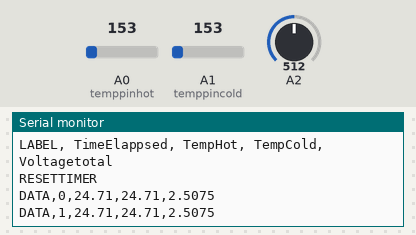
A sketch run on a simulated Arduino Uno, built with avr-gcc and run on an emulated ATmega328P. Shown: the last lines printed to the serial monitor. Inputs (shaded band) come from the test bench; at power-on: A0 (temppinhot) = 153, A1 (temppincold) = 153, A2 = 512.

Above: at 1.2 s.
1.3 s: A0 (temppinhot) set to 165
At 2.6 s:
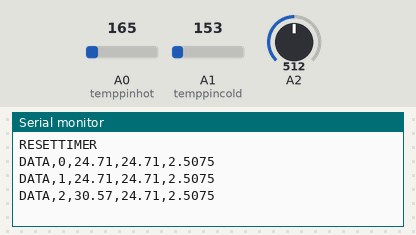
2.8 s: A1 (temppincold) set to 165
At 3.9 s:
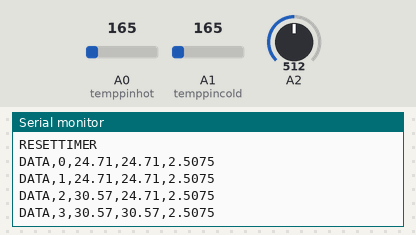
4.3 s: A2 set to 716
At 5.6 s:
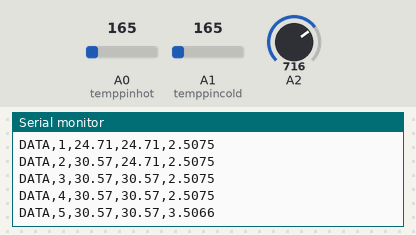
5.8 s: A0 (temppinhot) set to 175
At 6.8 s:
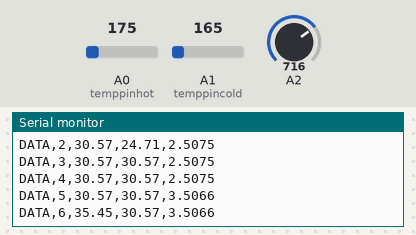
7.3 s: A1 (temppincold) set to 175
At 8.6 s:
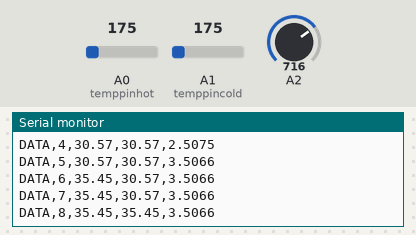
8.8 s: A2 set to 900
At 9.6 s:
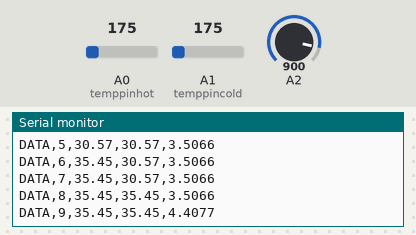
Timing chart, 0 to 11.3 s (numbered marks = the images above; inputs shaded):
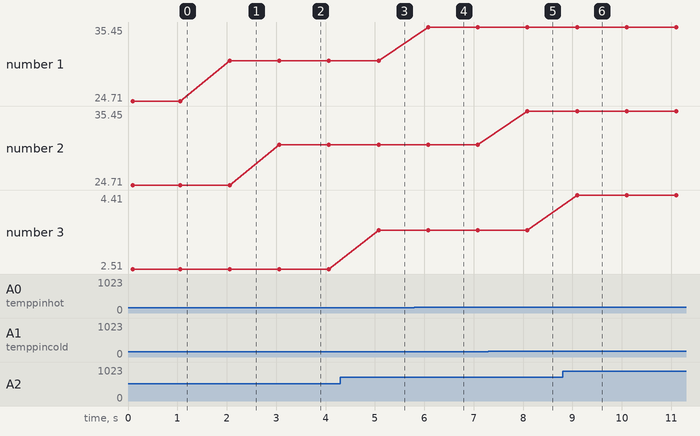

The sketch:

two__Temp__and_voltage_reading_test_Oct18_.ino
```cpp
//assigning variables
int temppinhot=0;
int temppincold=1;
//using analog pin 0


void setup() {
Serial.begin(9600);
Serial.println("CLEARSHEET");  //setup so PLX-DAQ recieves data.
Serial.println("CLEARDATA");   //aka talking to PLX-DAQ
Serial.println("LABEL, TimeElappsed, TempHot, TempCold, Voltagetotal");
Serial.println("RESETTIMER");
}

void loop() {
 Serial.print("DATA,"); //PLX-DAQ no knows that it will recieve data
unsigned long ElapsedTime=millis(); //Reads how much time has elapsed since the beggining of he experiment
ElapsedTime=ElapsedTime*0.001; //convert milliseconds to seconds
//analogReference (INTERNAL); //For the better precision, use internal reference (1.1V instead of 5V)
int temphot=analogRead(temppinhot); //Readiag data from the sensor. Stored as a 10bit number
float voltagehot = temphot * 5.0/1024; //Converting 10bit number to the temperature.
float tempChot=(voltagehot - 0.5) * 100;
int tempcold=analogRead(temppincold); //Readiag data from the sensor. Stored as a 10bit number
float voltagecold = tempcold * 5.0/1024; //Converting 10bit number to the temperature.
float tempCcold=(voltagecold - 0.5) * 100;
//1.1*temp/1024 - convert 10bit number to voltage
//Each degree rise results a 10 millivolt increase
//so multiply by 1000 to convert to milivolts and devide by 10 to convet to degrees celsius.
//float tempF=((tempC*9/5)+32); //Convert to Fahrenheit
 int sum = 0;
 for (int i=0; i<30; i++) {
 sum=sum+analogRead(A2); //for loop to sum 30 measurments
  }
 float average=sum/30; //get average of the 30 measurments (better precision)
 float voltagetotal = average * (5.015 / 1024);
 //float voltageR2=analogRead(A3) * (5.015 / 1024);//voltage reading across R2
  // Convert the analog reading (which goes from 0 - 1023) to a voltage (0 - 5V):
 //float Vs =( voltageR2 * 10.2)+voltageR2; //Total voltage calculations
  //R1 and R2 ratio is 10.2, therefore V across R1 is V for R2*Ratio
  //Total voltage is the sum of voltages across both resistors

Serial.print(  ElapsedTime);
Serial.print(",");
Serial.print(  tempChot ); //print the temp in Celsius
Serial.print(",");
Serial.print(  tempCcold); //print temp in Fahrenheit
Serial.print(",");
Serial.println(voltagetotal, 4);


 //print how much time elapsed since the begginign of the experiment
//separate data print outs with by comma, so PLX-DAQ recognizes it as separate data
delay(1000); //repeat the loop every second (take data every second)

}
```

Measured:
- after the input at 1.3 s, the serial monitor: prints a new line after 0.76 s (image 1)
- after the input at 2.8 s, the serial monitor: prints a new line after 0.26 s (image 2)
- after the input at 4.3 s, the serial monitor: prints a new line after 0.77 s (image 3)
- after the input at 5.8 s, the serial monitor: prints a new line after 0.28 s (image 4)
- after the input at 7.3 s, the serial monitor: prints a new line after 0.79 s (image 5)
- after the input at 8.8 s, the serial monitor: prints a new line after 0.29 s (image 6)
- plotted number 1: 24.71 → 30.57 after the input at 1.3 s, 30.57 → 35.45 after the input at 5.8 s
- plotted number 3: 2.51 → 3.51 after the input at 4.3 s, 3.51 → 4.41 after the input at 8.8 s
